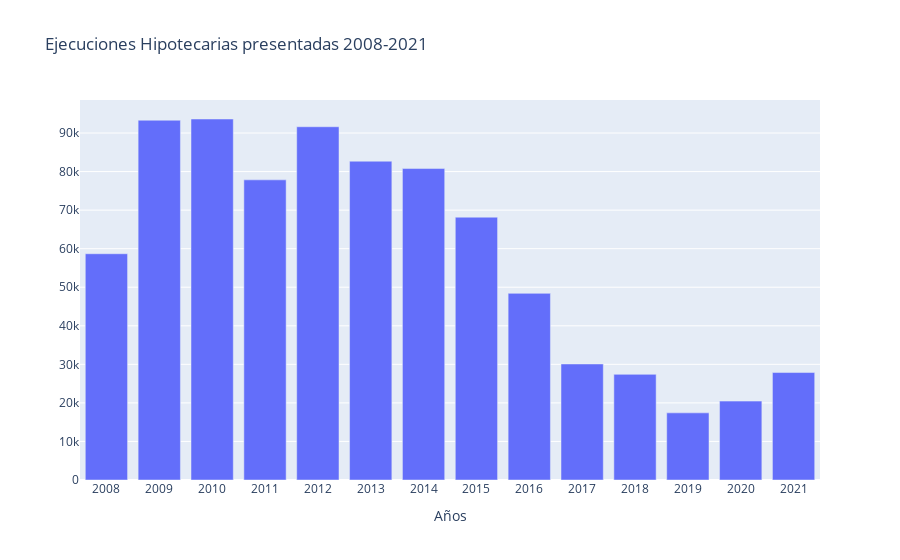

Source (notebook cell):
### Code cell
# Realizamos una gráfica de barras para ver la evolución anual de las Ejecuciones Hipotecarias presentadas

EH_1 = {
    'x': EH_excel.columns,
    'y': EH_excel.sum(),
    'name': 'EH',
    'type': 'bar'
};
data = [EH_1];
layout = {
    'xaxis': {'title': 'Años'},
    'title': 'Ejecuciones Hipotecarias presentadas 2008-2021'
};
fig = go.Figure(data = data, layout = layout)
iplot(fig)

### Figure 1 — Plotly figure (JSON) as saved in the notebook; plotly's stock layout.template omitted (floating-point values rounded to 4 significant figures)
{"data": [{"name": "EH", "type": "bar", "x": ["2008", "2009", "2010", "2011", "2012", "2013", "2014", "2015", "2016", "2017", "2018", "2019", "2020", "2021"], "y": [58686, 93319, 93636, 77854, 91622, 82688, 80785, 68165, 48410, 30094, 27404, 17411, 20460, 27874]}], "layout": {"title": {"text": "Ejecuciones Hipotecarias presentadas 2008-2021"}, "xaxis": {"title": {"text": "Años"}}}}
